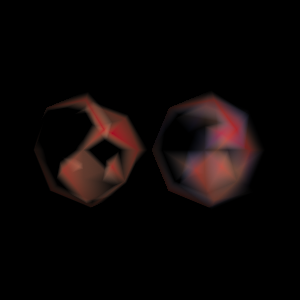

Write Python code to recreate this figure.
#!/usr/bin/env python

# Test opacity mapping with vector data using vtkDiscretizableColorTransferFunction.

import vtkmodules.vtkInteractionStyle  # noqa: F401
import vtkmodules.vtkRenderingFreeType  # noqa: F401
import vtkmodules.vtkRenderingOpenGL2  # noqa: F401

from vtkmodules.vtkCommonCore import (
    vtkCommand,
    vtkMath,
)
from vtkmodules.vtkCommonDataModel import vtkPiecewiseFunction
from vtkmodules.vtkFiltersGeneral import vtkBrownianPoints
from vtkmodules.vtkFiltersSources import vtkSphereSource
from vtkmodules.vtkRenderingCore import (
    vtkActor,
    vtkDiscretizableColorTransferFunction,
    vtkPolyDataMapper,
    vtkRenderWindow,
    vtkRenderWindowInteractor,
    vtkRenderer,
)

# Callback to reset random seed for reproducibility
def set_random_seed(caller, event_id):
    ra_math = vtkMath()
    ra_math.RandomSeed(6)

# Force a starting random value
set_random_seed(0, 0)

# Create color transfer function with opacity
opacity_transfer = vtkPiecewiseFunction()
opacity_transfer.AddPoint(0, 0)
opacity_transfer.AddPoint(0.6, 0)
opacity_transfer.AddPoint(1, 1)

lut = vtkDiscretizableColorTransferFunction()
lut.SetColorSpaceToDiverging()
lut.AddRGBPoint(0.0, 0.23, 0.299, 0.754)
lut.AddRGBPoint(1.0, 0.706, 0.016, 0.150)
lut.SetVectorModeToMagnitude()
lut.SetRange(0, 1)
lut.SetScalarOpacityFunction(opacity_transfer)
lut.EnableOpacityMappingOn()

# Sphere actor without interpolation
sphere_0 = vtkSphereSource()
brownian_0 = vtkBrownianPoints()
brownian_0.SetInputConnection(sphere_0.GetOutputPort())
brownian_0.AddObserver(vtkCommand.EndEvent, set_random_seed)
mapper_0 = vtkPolyDataMapper()
mapper_0.SetInputConnection(brownian_0.GetOutputPort())
mapper_0.SetScalarModeToUsePointFieldData()
mapper_0.SelectColorArray("BrownianVectors")
mapper_0.SetLookupTable(lut)
mapper_0.SetInterpolateScalarsBeforeMapping(0)
actor_0 = vtkActor()
actor_0.SetMapper(mapper_0)

# Sphere actor with interpolation
sphere_1 = vtkSphereSource()
sphere_1.SetCenter(-1, 0, 0)
brownian_1 = vtkBrownianPoints()
brownian_1.SetInputConnection(sphere_1.GetOutputPort())
brownian_1.AddObserver(vtkCommand.EndEvent, set_random_seed)
mapper_1 = vtkPolyDataMapper()
mapper_1.SetInputConnection(brownian_1.GetOutputPort())
mapper_1.SetScalarModeToUsePointFieldData()
mapper_1.SelectColorArray("BrownianVectors")
mapper_1.SetLookupTable(lut)
mapper_1.SetInterpolateScalarsBeforeMapping(1)
actor_1 = vtkActor()
actor_1.SetMapper(mapper_1)

# Renderer with depth peeling
renderer = vtkRenderer()
renderer.SetBackground(0, 0, 0)
renderer.UseDepthPeelingOn()
renderer.SetMaximumNumberOfPeels(4)
renderer.AddActor(actor_0)
renderer.AddActor(actor_1)

render_window = vtkRenderWindow()
render_window.AddRenderer(renderer)
render_window.SetWindowName("opacity vectors")
render_window.SetMultiSamples(0)
render_window.AlphaBitPlanesOn()
render_window.SetSize(300, 300)

interactor = vtkRenderWindowInteractor()
interactor.SetRenderWindow(render_window)

interactor.Initialize()
interactor.Start()
